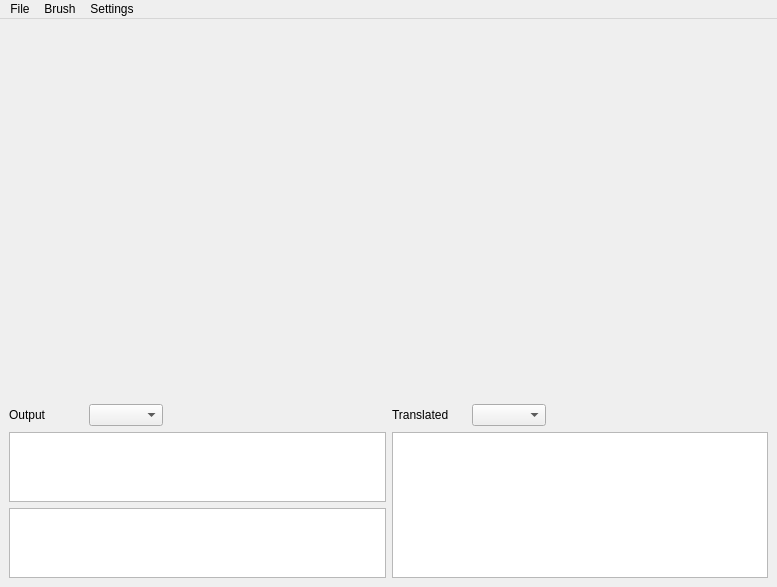
<?xml version="1.0" encoding="UTF-8"?>
<ui version="4.0">
 <class>MainWindow</class>
 <widget class="QMainWindow" name="MainWindow">
  <property name="geometry">
   <rect>
    <x>0</x>
    <y>0</y>
    <width>777</width>
    <height>587</height>
   </rect>
  </property>
  <property name="minimumSize">
   <size>
    <width>0</width>
    <height>0</height>
   </size>
  </property>
  <property name="mouseTracking">
   <bool>false</bool>
  </property>
  <property name="windowTitle">
   <string>Handwriting</string>
  </property>
  <widget class="QWidget" name="centralWidget">
   <property name="mouseTracking">
    <bool>false</bool>
   </property>
   <layout class="QVBoxLayout" name="verticalLayout" stretch="3,1">
    <item>
     <widget class="CanvasWidget" name="canvasWidget" native="true">
      <property name="sizePolicy">
       <sizepolicy hsizetype="MinimumExpanding" vsizetype="MinimumExpanding">
        <horstretch>0</horstretch>
        <verstretch>0</verstretch>
       </sizepolicy>
      </property>
      <property name="minimumSize">
       <size>
        <width>640</width>
        <height>320</height>
       </size>
      </property>
     </widget>
    </item>
    <item>
     <layout class="QHBoxLayout" name="outputLayout">
      <item>
       <layout class="QVBoxLayout" name="rawLayout">
        <item>
         <layout class="QHBoxLayout" name="rawHeader" stretch="1,1,3">
          <item>
           <widget class="QLabel" name="rawLabel">
            <property name="text">
             <string>Output</string>
            </property>
           </widget>
          </item>
          <item>
           <widget class="QComboBox" name="rawComboBox"/>
          </item>
          <item>
           <spacer name="rawSpacer">
            <property name="orientation">
             <enum>Qt::Horizontal</enum>
            </property>
            <property name="sizeHint" stdset="0">
             <size>
              <width>40</width>
              <height>20</height>
             </size>
            </property>
           </spacer>
          </item>
         </layout>
        </item>
        <item>
         <widget class="QPlainTextEdit" name="rawText">
          <property name="minimumSize">
           <size>
            <width>0</width>
            <height>0</height>
           </size>
          </property>
          <property name="readOnly">
           <bool>false</bool>
          </property>
         </widget>
        </item>
        <item>
         <widget class="QPlainTextEdit" name="rawPinyin">
          <property name="enabled">
           <bool>true</bool>
          </property>
          <property name="visible">
           <bool>false</bool>
          </property>
          <property name="readOnly">
           <bool>true</bool>
          </property>
         </widget>
        </item>
       </layout>
      </item>
      <item>
       <layout class="QVBoxLayout" name="translatedLayout" stretch="0,0">
        <item>
         <layout class="QHBoxLayout" name="translatedHeader" stretch="1,1,3">
          <item>
           <widget class="QLabel" name="translatedLabel">
            <property name="text">
             <string>Translated</string>
            </property>
           </widget>
          </item>
          <item>
           <widget class="QComboBox" name="translatedComboBox"/>
          </item>
          <item>
           <spacer name="translatedSpacer">
            <property name="orientation">
             <enum>Qt::Horizontal</enum>
            </property>
            <property name="sizeHint" stdset="0">
             <size>
              <width>40</width>
              <height>20</height>
             </size>
            </property>
           </spacer>
          </item>
         </layout>
        </item>
        <item>
         <widget class="QPlainTextEdit" name="translatedText">
          <property name="enabled">
           <bool>true</bool>
          </property>
          <property name="sizePolicy">
           <sizepolicy hsizetype="Expanding" vsizetype="Expanding">
            <horstretch>0</horstretch>
            <verstretch>0</verstretch>
           </sizepolicy>
          </property>
          <property name="minimumSize">
           <size>
            <width>0</width>
            <height>0</height>
           </size>
          </property>
          <property name="readOnly">
           <bool>true</bool>
          </property>
          <property name="plainText">
           <string/>
          </property>
         </widget>
        </item>
       </layout>
      </item>
     </layout>
    </item>
   </layout>
  </widget>
  <widget class="QMenuBar" name="menubar">
   <property name="geometry">
    <rect>
     <x>0</x>
     <y>0</y>
     <width>777</width>
     <height>22</height>
    </rect>
   </property>
   <widget class="QMenu" name="menuFile">
    <property name="title">
     <string>File</string>
    </property>
    <addaction name="action_clear"/>
    <addaction name="action_reset"/>
    <addaction name="action_exit"/>
   </widget>
   <widget class="QMenu" name="menuBrush">
    <property name="title">
     <string>Brush</string>
    </property>
    <widget class="QMenu" name="menuBrushSize">
     <property name="title">
      <string>Size</string>
     </property>
     <addaction name="action_3px"/>
     <addaction name="action_5px"/>
     <addaction name="action_7px"/>
     <addaction name="action_9px"/>
    </widget>
    <addaction name="menuBrushSize"/>
   </widget>
   <widget class="QMenu" name="menuSettings">
    <property name="title">
     <string>Settings</string>
    </property>
    <addaction name="action_tablet"/>
    <addaction name="action_fullscreen"/>
   </widget>
   <addaction name="menuFile"/>
   <addaction name="menuBrush"/>
   <addaction name="menuSettings"/>
  </widget>
  <action name="action_clear">
   <property name="text">
    <string>Clear Canvas</string>
   </property>
   <property name="shortcut">
    <string>Ctrl+C</string>
   </property>
  </action>
  <action name="action_exit">
   <property name="text">
    <string>Exit</string>
   </property>
   <property name="shortcut">
    <string>Ctrl+X</string>
   </property>
  </action>
  <action name="action5px">
   <property name="text">
    <string>5px</string>
   </property>
  </action>
  <action name="action7px">
   <property name="text">
    <string>7px</string>
   </property>
  </action>
  <action name="action9px">
   <property name="text">
    <string>9px</string>
   </property>
  </action>
  <action name="action_3px">
   <property name="checkable">
    <bool>true</bool>
   </property>
   <property name="checked">
    <bool>false</bool>
   </property>
   <property name="text">
    <string>3px</string>
   </property>
  </action>
  <action name="action_5px">
   <property name="checkable">
    <bool>true</bool>
   </property>
   <property name="text">
    <string>5px</string>
   </property>
  </action>
  <action name="action_7px">
   <property name="checkable">
    <bool>true</bool>
   </property>
   <property name="text">
    <string>7px</string>
   </property>
  </action>
  <action name="action_9px">
   <property name="checkable">
    <bool>true</bool>
   </property>
   <property name="text">
    <string>9px</string>
   </property>
  </action>
  <action name="action_en">
   <property name="checkable">
    <bool>true</bool>
   </property>
   <property name="text">
    <string>en</string>
   </property>
  </action>
  <action name="action_ja">
   <property name="checkable">
    <bool>true</bool>
   </property>
   <property name="text">
    <string>ja</string>
   </property>
  </action>
  <action name="action_ko">
   <property name="checkable">
    <bool>true</bool>
   </property>
   <property name="text">
    <string>ko</string>
   </property>
  </action>
  <action name="action_zh_cn">
   <property name="checkable">
    <bool>true</bool>
   </property>
   <property name="text">
    <string>zh_CN</string>
   </property>
  </action>
  <action name="action_zh_TW">
   <property name="checkable">
    <bool>true</bool>
   </property>
   <property name="text">
    <string>zh_TW</string>
   </property>
  </action>
  <action name="action_tablet">
   <property name="checkable">
    <bool>true</bool>
   </property>
   <property name="text">
    <string>Tablet Mode</string>
   </property>
   <property name="shortcut">
    <string>Ctrl+T</string>
   </property>
  </action>
  <action name="action_reset">
   <property name="text">
    <string>Reset</string>
   </property>
  </action>
  <action name="action_fullscreen">
   <property name="checkable">
    <bool>true</bool>
   </property>
   <property name="text">
    <string>Fullscreen</string>
   </property>
   <property name="shortcut">
    <string>Ctrl+F</string>
   </property>
  </action>
 </widget>
 <customwidgets>
  <customwidget>
   <class>CanvasWidget</class>
   <extends>QWidget</extends>
   <header>canvas_widget</header>
   <container>1</container>
  </customwidget>
 </customwidgets>
 <resources/>
 <connections/>
</ui>
